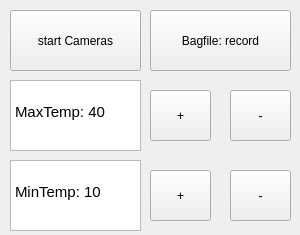
<?xml version="1.0" encoding="UTF-8"?>
<ui version="4.0">
 <class>MainWindow</class>
 <widget class="QMainWindow" name="MainWindow">
  <property name="enabled">
   <bool>true</bool>
  </property>
  <property name="geometry">
   <rect>
    <x>0</x>
    <y>0</y>
    <width>300</width>
    <height>235</height>
   </rect>
  </property>
  <property name="minimumSize">
   <size>
    <width>300</width>
    <height>235</height>
   </size>
  </property>
  <property name="maximumSize">
   <size>
    <width>300</width>
    <height>235</height>
   </size>
  </property>
  <property name="windowTitle">
   <string>MainWindow</string>
  </property>
  <widget class="QWidget" name="centralWidget">
   <widget class="QPushButton" name="camsButton">
    <property name="geometry">
     <rect>
      <x>10</x>
      <y>10</y>
      <width>131</width>
      <height>61</height>
     </rect>
    </property>
    <property name="minimumSize">
     <size>
      <width>131</width>
      <height>61</height>
     </size>
    </property>
    <property name="maximumSize">
     <size>
      <width>131</width>
      <height>61</height>
     </size>
    </property>
    <property name="text">
     <string>start Cameras</string>
    </property>
   </widget>
   <widget class="QPushButton" name="bagfileButton">
    <property name="geometry">
     <rect>
      <x>150</x>
      <y>10</y>
      <width>141</width>
      <height>61</height>
     </rect>
    </property>
    <property name="minimumSize">
     <size>
      <width>141</width>
      <height>61</height>
     </size>
    </property>
    <property name="maximumSize">
     <size>
      <width>141</width>
      <height>61</height>
     </size>
    </property>
    <property name="text">
     <string>Bagfile: record</string>
    </property>
   </widget>
   <widget class="QPushButton" name="increaseMax">
    <property name="geometry">
     <rect>
      <x>150</x>
      <y>90</y>
      <width>61</width>
      <height>51</height>
     </rect>
    </property>
    <property name="minimumSize">
     <size>
      <width>61</width>
      <height>51</height>
     </size>
    </property>
    <property name="maximumSize">
     <size>
      <width>61</width>
      <height>51</height>
     </size>
    </property>
    <property name="text">
     <string>+</string>
    </property>
   </widget>
   <widget class="QPushButton" name="decreaseMax">
    <property name="geometry">
     <rect>
      <x>230</x>
      <y>90</y>
      <width>61</width>
      <height>51</height>
     </rect>
    </property>
    <property name="minimumSize">
     <size>
      <width>61</width>
      <height>51</height>
     </size>
    </property>
    <property name="maximumSize">
     <size>
      <width>61</width>
      <height>51</height>
     </size>
    </property>
    <property name="text">
     <string>-</string>
    </property>
   </widget>
   <widget class="QPushButton" name="increaseMin">
    <property name="geometry">
     <rect>
      <x>150</x>
      <y>170</y>
      <width>61</width>
      <height>51</height>
     </rect>
    </property>
    <property name="minimumSize">
     <size>
      <width>61</width>
      <height>51</height>
     </size>
    </property>
    <property name="maximumSize">
     <size>
      <width>61</width>
      <height>51</height>
     </size>
    </property>
    <property name="text">
     <string>+</string>
    </property>
   </widget>
   <widget class="QPushButton" name="decreaseMin">
    <property name="geometry">
     <rect>
      <x>230</x>
      <y>170</y>
      <width>61</width>
      <height>51</height>
     </rect>
    </property>
    <property name="minimumSize">
     <size>
      <width>61</width>
      <height>51</height>
     </size>
    </property>
    <property name="maximumSize">
     <size>
      <width>61</width>
      <height>51</height>
     </size>
    </property>
    <property name="text">
     <string>-</string>
    </property>
   </widget>
   <widget class="QTextEdit" name="maxTemp">
    <property name="geometry">
     <rect>
      <x>10</x>
      <y>80</y>
      <width>131</width>
      <height>71</height>
     </rect>
    </property>
    <property name="minimumSize">
     <size>
      <width>131</width>
      <height>71</height>
     </size>
    </property>
    <property name="maximumSize">
     <size>
      <width>131</width>
      <height>71</height>
     </size>
    </property>
    <property name="html">
     <string>&lt;!DOCTYPE HTML PUBLIC &quot;-//W3C//DTD HTML 4.0//EN&quot; &quot;http://www.w3.org/TR/REC-html40/strict.dtd&quot;&gt;
&lt;html&gt;&lt;head&gt;&lt;meta name=&quot;qrichtext&quot; content=&quot;1&quot; /&gt;&lt;style type=&quot;text/css&quot;&gt;
p, li { white-space: pre-wrap; }
&lt;/style&gt;&lt;/head&gt;&lt;body style=&quot; font-family:'Ubuntu'; font-size:11pt; font-weight:400; font-style:normal;&quot;&gt;
&lt;p style=&quot;-qt-paragraph-type:empty; margin-top:0px; margin-bottom:0px; margin-left:0px; margin-right:0px; -qt-block-indent:0; text-indent:0px;&quot;&gt;&lt;br /&gt;&lt;/p&gt;
&lt;p style=&quot; margin-top:0px; margin-bottom:0px; margin-left:0px; margin-right:0px; -qt-block-indent:0; text-indent:0px;&quot;&gt;MaxTemp: 40&lt;/p&gt;&lt;/body&gt;&lt;/html&gt;</string>
    </property>
   </widget>
   <widget class="QTextEdit" name="minTemp">
    <property name="geometry">
     <rect>
      <x>10</x>
      <y>160</y>
      <width>131</width>
      <height>71</height>
     </rect>
    </property>
    <property name="minimumSize">
     <size>
      <width>131</width>
      <height>71</height>
     </size>
    </property>
    <property name="maximumSize">
     <size>
      <width>131</width>
      <height>71</height>
     </size>
    </property>
    <property name="html">
     <string>&lt;!DOCTYPE HTML PUBLIC &quot;-//W3C//DTD HTML 4.0//EN&quot; &quot;http://www.w3.org/TR/REC-html40/strict.dtd&quot;&gt;
&lt;html&gt;&lt;head&gt;&lt;meta name=&quot;qrichtext&quot; content=&quot;1&quot; /&gt;&lt;style type=&quot;text/css&quot;&gt;
p, li { white-space: pre-wrap; }
&lt;/style&gt;&lt;/head&gt;&lt;body style=&quot; font-family:'Ubuntu'; font-size:11pt; font-weight:400; font-style:normal;&quot;&gt;
&lt;p style=&quot;-qt-paragraph-type:empty; margin-top:0px; margin-bottom:0px; margin-left:0px; margin-right:0px; -qt-block-indent:0; text-indent:0px;&quot;&gt;&lt;br /&gt;&lt;/p&gt;
&lt;p style=&quot; margin-top:0px; margin-bottom:0px; margin-left:0px; margin-right:0px; -qt-block-indent:0; text-indent:0px;&quot;&gt;MinTemp: 10&lt;/p&gt;&lt;/body&gt;&lt;/html&gt;</string>
    </property>
   </widget>
  </widget>
 </widget>
 <layoutdefault spacing="6" margin="11"/>
 <resources/>
 <connections/>
</ui>
